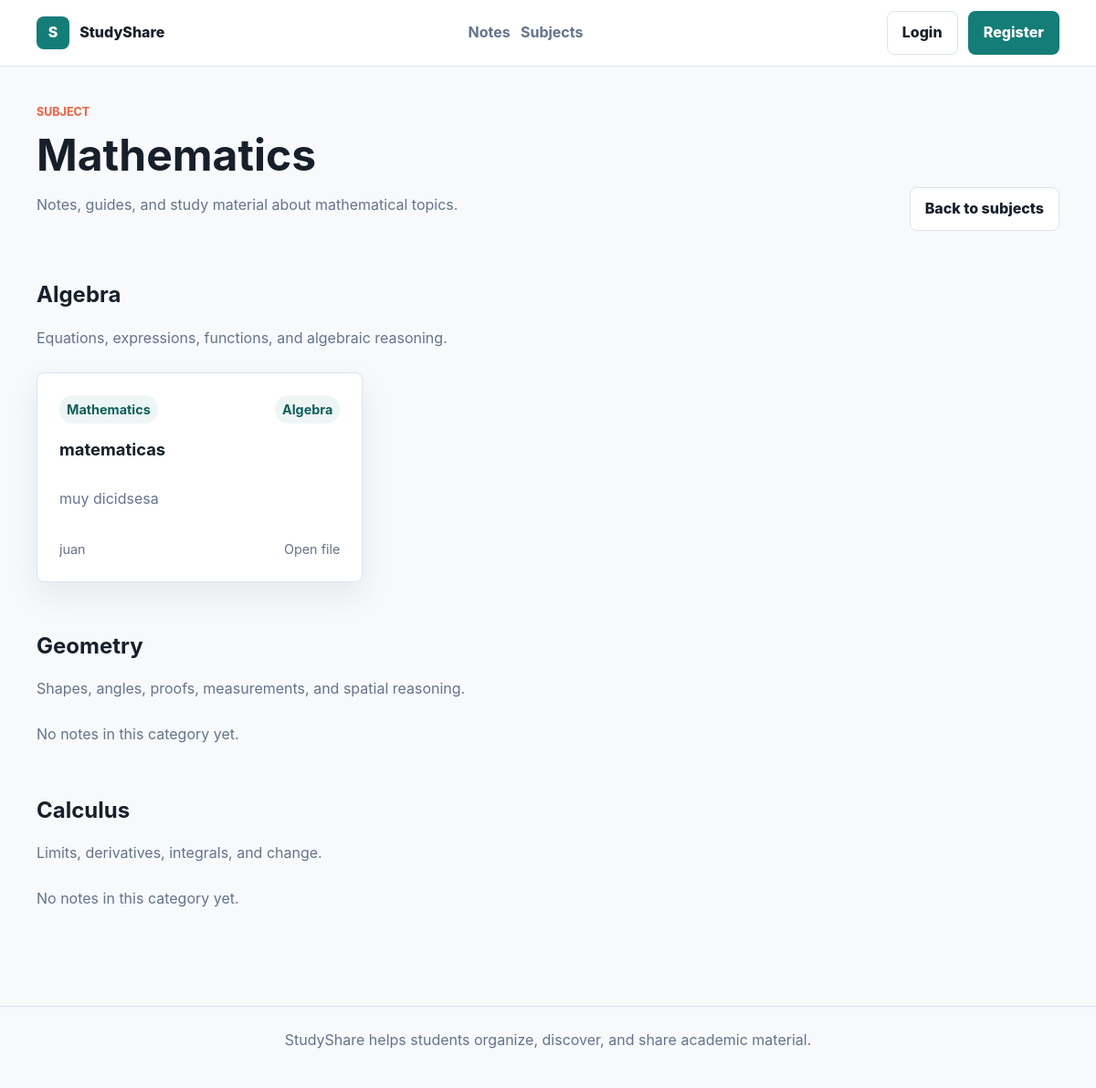
/subjects/1, run on an earlier commit of the app's database.
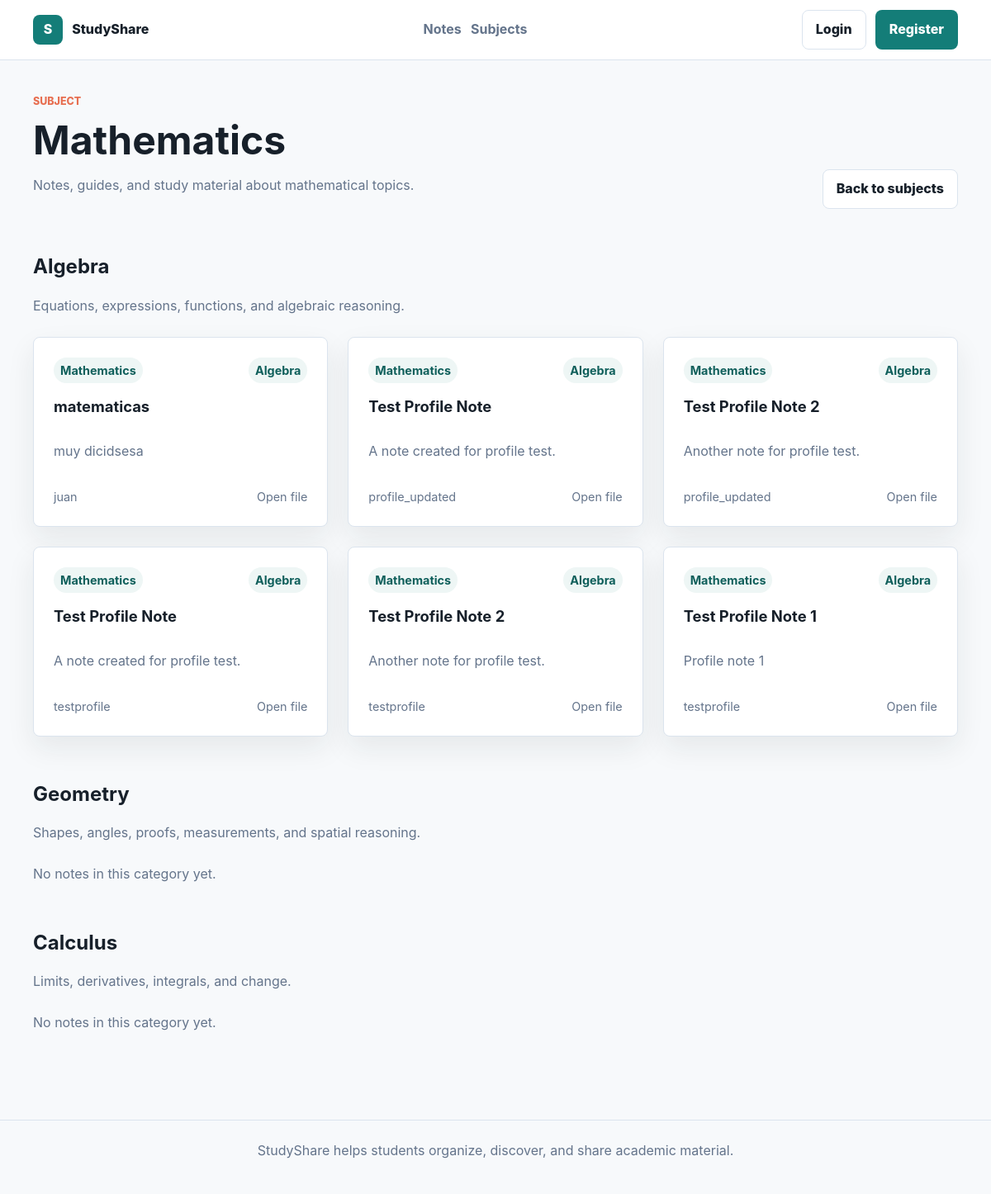
And on a later commit of the database.
### app/models/subject.py (models this page shows, shortened)
class Subject(db.Model):
    __tablename__ = "subjects"
    id = db.Column(db.Integer, primary_key=True)
    name = db.Column(
        db.String(100),
        unique=True,
        nullable=False
    )
    description = db.Column(
        db.Text,
        nullable=False
    )
    categories = db.relationship(
        "Category",
        backref="subject",
        lazy=True,
        cascade="all, delete-orphan"
    )
    notes = db.relationship(
        "Note",
        backref="subject",
        lazy=True
    )

### app/models/category.py (models this page shows, shortened)
class Category(db.Model):
    __tablename__ = "categories"
    id = db.Column(db.Integer, primary_key=True)
    name = db.Column(
        db.String(100),
        nullable=False
    )
    description = db.Column(
        db.Text,
        nullable=False
    )
    subject_id = db.Column(
        db.Integer,
        db.ForeignKey("subjects.id"),
        nullable=False
    )
    notes = db.relationship(
        "Note",
        backref="category",
        lazy=True
    )
    __table_args__ = (
        db.UniqueConstraint(
            "name",
            "subject_id",
            name="uq_category_name_subject"
        ),
    )

### app/models/note.py (models this page shows, shortened)
class Note(db.Model):
    __tablename__ = "notes"
    id = db.Column(db.Integer, primary_key=True)
    title = db.Column(
        db.String(150),
        nullable=False
    )
    description = db.Column(
        db.Text,
        nullable=False
    )
    file_url = db.Column(
        db.String(255),
        nullable=False
    )
    user_id = db.Column(
        db.Integer,
        db.ForeignKey("users.id"),
        nullable=False
    )
    subject_id = db.Column(
        db.Integer,
        db.ForeignKey("subjects.id"),
        nullable=False
    )
    category_id = db.Column(
        db.Integer,
        db.ForeignKey("categories.id"),
        nullable=False
    )
    created_at = db.Column(
        db.DateTime,
        server_default=db.func.now()
    )

### app/models/user.py (models this page shows, shortened)
class User(db.Model, UserMixin):
    __tablename__ = "users"
    id = db.Column(db.Integer, primary_key=True)
    username = db.Column(
        db.String(50),
        unique=True,
        nullable=False
    )
    email = db.Column(
        db.String(120),
        unique=True,
        nullable=False
    )
    password = db.Column(
        db.String(255),
        nullable=False
    )
    created_at = db.Column(
        db.DateTime,
        server_default=db.func.now()
    )
    notes = db.relationship(
        "Note",
        backref="author",
        lazy=True
    )

### app/routes/subjects.py (the view)
@subjects.route("/subjects/<int:subject_id>")
def subject_detail(subject_id):
    subject = Subject.query.get_or_404(subject_id)
    return render_template(
        "subject_detail.html",
        subject=subject
    )

### app/templates/subject_detail.html (shortened to what this page needs)
{% extends "base.html" %}
{% block content %}
    <section class="page-heading">
        <div>
            <p class="eyebrow">Subject</p>
            <h1>{{ subject.name }}</h1>
            <p class="muted">{{ subject.description }}</p>
        </div>
        <a class="button button-secondary" href="{{ url_for('subjects.list_subjects') }}">Back to subjects</a>
    </section>
    {% if subject.categories %}
        {% for category in subject.categories %}
            <section class="category-block">
                <div class="section-title">
                    <h2>
                        <a href="{{ url_for('subjects.category_detail', category_id=category.id) }}">
                            {{ category.name }}
                        </a>
                    </h2>
                    <p>{{ category.description }}</p>
                </div>
                {% if category.notes %}
                    <div class="grid grid-3">
                        {% for note in category.notes %}
                            <article class="note-card">
                                <div class="card-meta">
                                    <span>{{ note.subject.name }}</span>
                                    <span>{{ note.category.name }}</span>
                                </div>
                                <h3>
                                    <a href="{{ url_for('notes.note_detail', note_id=note.id) }}">
                                        {{ note.title }}
                                    </a>
                                </h3>
                                <p>{{ note.description }}</p>
                                <div class="card-footer">
                                    <span>{{ note.author.username }}</span>
                                    <a href="{{ note.file_url }}" target="_blank">Open file</a>
                                </div>
                            </article>
                        {% endfor %}
                    </div>
                {% else %}
                    <p class="muted">No notes in this category yet.</p>
                {% endif %}
            </section>
        {% endfor %}
    {% else %}
        <div class="empty-state">
            <h2>No categories yet</h2>
            <p>This subject does not have categories yet.</p>
        </div>
    {% endif %}
{% endblock %}

### app/templates/base.html (shortened to what this page needs)
<!DOCTYPE html>
<html lang="en">
<head>
    <link rel="stylesheet" href="{{ url_for('static', filename='css/main.css') }}">
</head>
<body>
    <header class="site-header">
        <nav class="navbar">
            <a class="brand" href="{{ url_for('home') }}">
                <span class="brand-mark">S</span>
                <span>StudyShare</span>
            </a>
            <div class="nav-links">
                <a href="{{ url_for('notes.list_notes') }}">Notes</a>
                <a href="{{ url_for('subjects.list_subjects') }}">Subjects</a>
            </div>
            <div class="user-actions">
                {% if current_user.is_authenticated %}
                    <a href="{{ url_for('profile.profile_view') }}" class="user-chip">{{ current_user.username }}</a>
                    <a class="button button-secondary" href="{{ url_for('auth.logout') }}">Logout</a>
                {% else %}
                    <a class="button button-secondary" href="{{ url_for('auth.login') }}">Login</a>
                    <a class="button button-primary" href="{{ url_for('auth.register') }}">Register</a>
                {% endif %}
            </div>
        </nav>
    </header>
    <main class="page-shell">
        {% block content %}{% endblock %}
    </main>
    <footer class="site-footer">
        <p>StudyShare helps students organize, discover, and share academic material.</p>
    </footer>
</body>
</html>

### app/static/css/main.css (style rules this page uses)
:root { --color-bg: #f7f9fb; --color-surface: #ffffff; --color-ink: #17202a; --color-muted: #64748b; --color-border: #dbe4ee; --color-primary: #147d78; --color-primary-dark: #0f5f5b; --color-coral: #e76f51; --color-amber: #f2b84b; --color-sky: #d8ecff; --shadow-soft: 0 14px 34px rgba(23, 32, 42, 0.08); --radius: 8px; --space-xs: 0.35rem; --space-sm: 0.7rem; --space-md: 1rem; --space-lg: 1.5rem; --space-xl: 2.5rem; --space-2xl: 4rem; --font-body: Inter, ui-sans-serif, system-ui, -apple-system, BlinkMacSystemFont, "Segoe UI", sans-serif; }
* { box-sizing: border-box; }
body { margin: 0; min-height: 100vh; background: var(--color-bg); color: var(--color-ink); font-family: var(--font-body); line-height: 1.6; }
a { color: inherit; text-decoration: none; }
h1, h2, h3, h4, p { margin-top: 0; }
h1 { font-size: clamp(2rem, 4vw, 3.4rem); line-height: 1.05; margin-bottom: var(--space-md); }
h2 { font-size: 1.5rem; line-height: 1.2; }
h3 { font-size: 1.15rem; }
.site-header { position: sticky; top: 0; z-index: 20; background: rgba(255, 255, 255, 0.92); border-bottom: 1px solid var(--color-border); backdrop-filter: blur(14px); }
.navbar { width: min(1120px, calc(100% - 32px)); margin: 0 auto; min-height: 72px; display: flex; align-items: center; justify-content: space-between; gap: var(--space-lg); }
.brand, .nav-links, .user-actions, .heading-actions, .hero-actions, .form-actions { display: flex; align-items: center; gap: var(--space-sm); }
.brand { font-weight: 800; color: var(--color-ink); }
.brand-mark { width: 36px; height: 36px; display: inline-grid; place-items: center; border-radius: var(--radius); background: var(--color-primary); color: white; }
.nav-links a { color: var(--color-muted); font-weight: 650; }
.page-shell { width: min(1120px, calc(100% - 32px)); margin: 0 auto; padding: var(--space-xl) 0 var(--space-2xl); }
.site-footer { border-top: 1px solid var(--color-border); padding: var(--space-lg); text-align: center; color: var(--color-muted); }
.eyebrow, .card-kicker { color: var(--color-coral); font-size: 0.78rem; font-weight: 800; letter-spacing: 0; text-transform: uppercase; }
.muted { color: var(--color-muted); }
.button { min-height: 42px; display: inline-flex; align-items: center; justify-content: center; border: 1px solid transparent; border-radius: var(--radius); padding: 0.65rem 1rem; font-weight: 800; cursor: pointer; }
.button-primary { background: var(--color-primary); color: white; }
.button-secondary { background: var(--color-surface); border-color: var(--color-border); color: var(--color-ink); }
.page-heading { display: flex; align-items: flex-end; justify-content: space-between; gap: var(--space-lg); margin-bottom: var(--space-xl); }
.section-title { margin-bottom: var(--space-lg); }
.section-title p { color: var(--color-muted); }
.grid { display: grid; gap: var(--space-lg); }
.grid-3 { grid-template-columns: repeat(3, minmax(0, 1fr)); }
.card, .note-card, .subject-card, .stat-card, .auth-panel, .form-card, .detail-sidebar, .empty-state { background: var(--color-surface); border: 1px solid var(--color-border); border-radius: var(--radius); box-shadow: var(--shadow-soft); }
.card, .note-card, .subject-card, .empty-state { padding: var(--space-lg); }
.note-card, .subject-card { display: flex; min-height: 230px; flex-direction: column; justify-content: space-between; }
.note-card h2, .note-card h3, .note-card h4, .subject-card h2 { margin-bottom: var(--space-sm); }
.note-card p, .subject-card p, .card p { color: var(--color-muted); }
.card-meta, .card-footer, .card-actions { display: flex; align-items: center; justify-content: space-between; gap: var(--space-sm); color: var(--color-muted); font-size: 0.9rem; }
.card-meta span { padding: 0.25rem 0.5rem; border-radius: 999px; background: #eef6f5; color: var(--color-primary-dark); font-weight: 700; }
.subject-band, .category-block { margin-bottom: var(--space-xl); }
.category-block { padding-top: var(--space-md); }

What changed in the data, as far as the page shows it:
added Note: subject.name "Mathematics", category.name "Algebra", title "Test Profile Note", description "A note created for profile test.", author.username "profile_updated", shown under Category "Algebra"
added Note: subject.name "Mathematics", category.name "Algebra", title "Test Profile Note 2", description "Another note for profile test.", author.username "profile_updated", shown under Category "Algebra"
added Note: subject.name "Mathematics", category.name "Algebra", title "Test Profile Note", description "A note created for profile test.", author.username "testprofile", shown under Category "Algebra"
added Note: subject.name "Mathematics", category.name "Algebra", title "Test Profile Note 2", description "Another note for profile test.", author.username "testprofile", shown under Category "Algebra"
added Note: subject.name "Mathematics", category.name "Algebra", title "Test Profile Note 1", description "Profile note 1", author.username "testprofile", shown under Category "Algebra"
